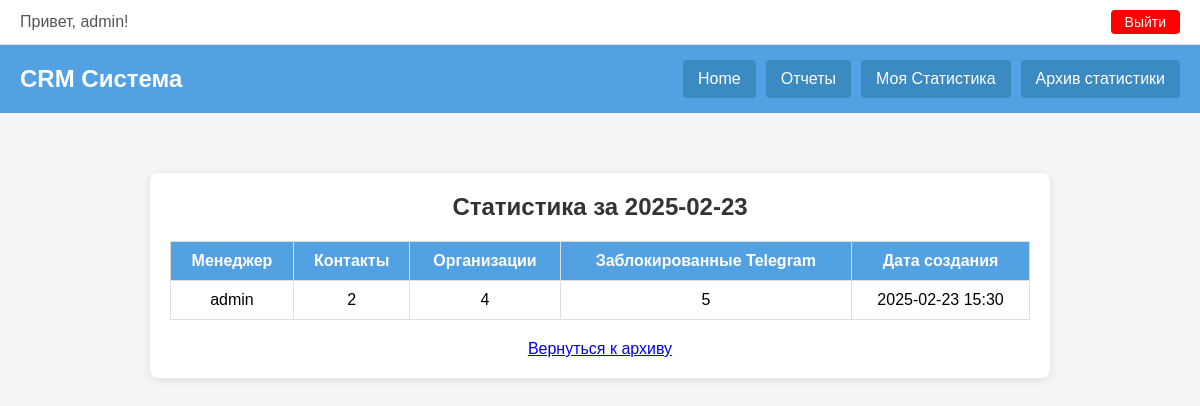
Page /crm/view-stat-by-date/?report_date=2025-02-23 (signed in) on the earlier database version.
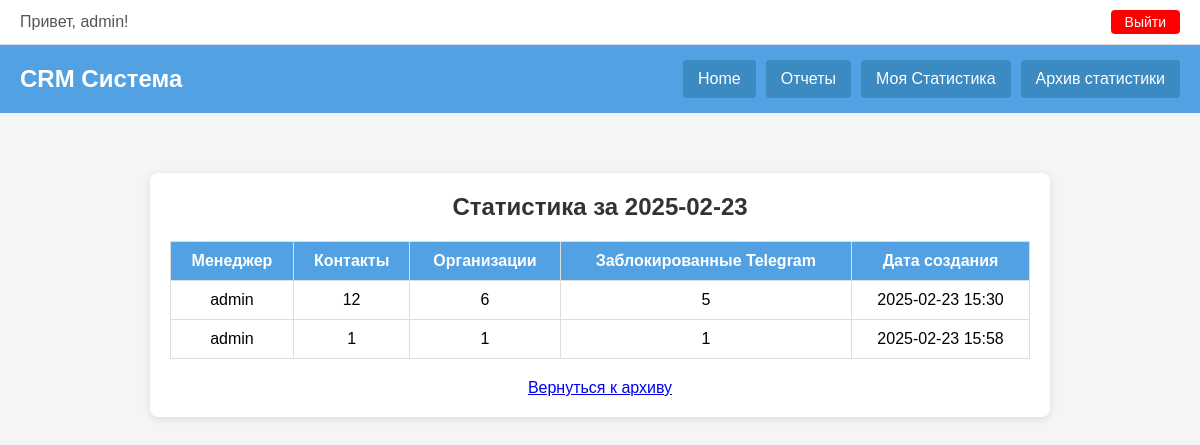
Same page on the later database version.
### crm/models.py (models this page shows, shortened)
class DailyStatistic(models.Model):
    manager = models.ForeignKey(User, on_delete=models.CASCADE)
    report_date = models.DateField(default=timezone.localdate)  # можно оставить для удобства фильтрации
    contacts_count = models.PositiveIntegerField(default=0)
    organizations_count = models.PositiveIntegerField(default=0)
    blocked_telegram_count = models.PositiveIntegerField(default=0)
    created_at = models.DateTimeField(auto_now_add=True)  # фиксирует дату и время создания
    updated_at = models.DateTimeField(auto_now=True)
    class Meta:
        ordering = ('-created_at',)

### crm/views.py (the view)
# urls.py: path('view-stat-by-date/', view_stat_by_date, name='view_stat_by_date'),
@staff_member_required
def view_stat_by_date(request):
    report_date = request.GET.get('report_date')
    if not report_date:
        return render(request, "view_stat_by_date.html", {"error": "Не указан report_date"})
    stats = DailyStatistic.objects.filter(report_date=report_date).order_by('manager__username')
    return render(request, "view_stat_by_date.html", {"stats": stats, "report_date": report_date})

### templates/view_stat_by_date.html (shortened to what this page needs)
{% extends "base.html" %}
{% block content %}
  <div class="stat-detail-container">
    <h2>Статистика за {{ report_date }}</h2>
    {% if stats %}
    <table>
      <thead>
        <tr>
          <th>Менеджер</th>
          <th>Контакты</th>
          <th>Организации</th>
          <th>Заблокированные Telegram</th>
          <th>Дата создания</th>
        </tr>
      </thead>
      <tbody>
        {% for stat in stats %}
        <tr>
          <td>{{ stat.manager.username }}</td>
          <td>{{ stat.contacts_count }}</td>
          <td>{{ stat.organizations_count }}</td>
          <td>{{ stat.blocked_telegram_count }}</td>
          <td>{{ stat.created_at|date:"Y-m-d H:i" }}</td>
        </tr>
        {% endfor %}
      </tbody>
    </table>
    {% else %}
      <p>Нет данных для выбранной даты.</p>
    {% endif %}
    <div style="text-align: center; margin-top: 20px;">
      <a href="{% url 'admin_statistics' %}" class="back-button">Вернуться к архиву</a>
    </div>
  </div>
{% endblock %}

Differences in the rows shown:
changed DailyStatistic (number 1 of 2 on the later page): contacts_count "2" → "12"; organizations_count "4" → "6"
added DailyStatistic: manager.username "admin", contacts_count "1", organizations_count "1", blocked_telegram_count "1", created_at "2025-02-23 15:58"
